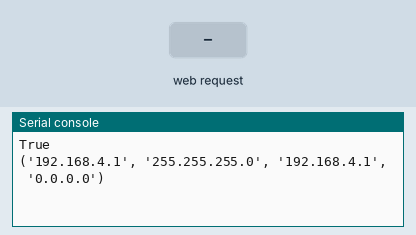
This program was run on a simulated ESP32 board running MicroPython. On the bench: the last lines printed to the serial console. The test bench sets the inputs (shaded band). The board's own WiFi access point starts at once; outgoing connections fail. At 7.8 s the program stops and its outputs stay as they are.

Above: at 1.2 s.
1.3 s: HTTP request GET /?firstname received
At 1.7 s:
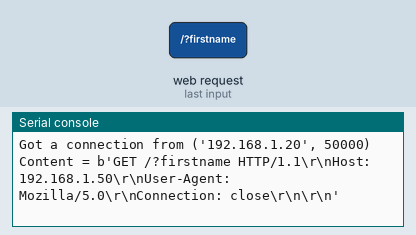
At 3.1 s:
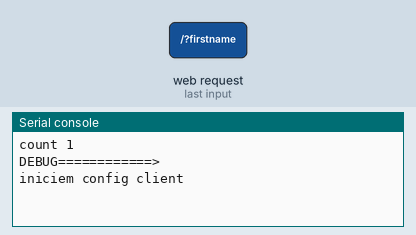

The program:

ncap.py
```python
#Universitat de Barcelona. Domotica
#2019
#Authors:
#         Alvaro Baucells Costa
#         Arnau Vicente Puiggros - GitHub: @arnaudeveloper

import network
import machine
import socket
import utime
import struct

s=None
data=''
essid='NCAP'
password='esp32ibz'

def init():
  global TIM1_NAME
  global Channel1_TIM1_NAME
  global Units_Channel1_TIM1_NAME
  global Value_Channel1_TIM1_NAME
  global Channel2_TIM1_NAME
  global Units_Channel2_TIM1_NAME
  global Value_Channel2_TIM1_NAME
  global TIM2_NAME
  global Channel1_TIM2_NAME
  global Units_Channel1_TIM2_NAME
  global Value_Channel1_TIM2_NAME
  global Channel2_TIM2_NAME
  global Units_Channel2_TIM2_NAME
  global Value_Channel2_TIM2_NAME

  TIM1_NAME="TIM1_NAME"
  Channel1_TIM1_NAME="NAME1"
  Units_Channel1_TIM1_NAME="NAME1"
  Value_Channel1_TIM1_NAME="NAME1"
  Channel2_TIM1_NAME="NAME1"
  Units_Channel2_TIM1_NAME="NAME1"
  Value_Channel2_TIM1_NAME="NAME1"
  TIM2_NAME="NAME1"
  Channel1_TIM2_NAME="NAME1"
  Units_Channel1_TIM2_NAME="NAME1"
  Value_Channel1_TIM2_NAME="NAME1"
  Channel2_TIM2_NAME="NAME1"
  Units_Channel2_TIM2_NAME="NAME1"
  Value_Channel2_TIM2_NAME="NAME1"

def web_page():
  html = """
  <html>
    <head> <title>ESP Web Server</title> <meta name="viewport" content="width=device-width, initial-scale=1">
    <link rel="icon" href="data:,">
      <style>html{font-family: Helvetica; display:inline-block; margin: 0px auto; text-align: center;}
    				h1{color: #0F3376; padding: 2vh;}p{font-size: 1.5rem;}
        			.button{display: inline-block; background-color: #e7bd3b; border: none;border-radius: 4px; color:white; padding: 16px 40px; text-decoration: none; font-size: 30px; margin: 2px; cursor: 									pointer;}
    				.button2{background-color: #0000FF;}
       				.button3{background-color: #FF0000;}
      </style>
    </head>
    <body> <h1>ESP Web Server</h1>
	<h2 style="text-align: center;">Tim 1: """+TIM1_NAME+""" <a href="/?led=TIM1"><button class="button">READ</button></a></h2>
	<ul>
	<li style="text-align: center;">Channel 1: """+Channel1_TIM1_NAME +"""
	<ul>
	<li style="text-align: center;">Units: """+Units_Channel1_TIM1_NAME+"""</li>
	<li style="text-align: center;">Value: """+Value_Channel1_TIM1_NAME+"""</li>
	</ul>
	</li>
	</ul>
	<ul>
	<li style="text-align: center;">Channel 2: """+Channel2_TIM1_NAME+"""
	<ul>
	<li style="text-align: center;">Units: """+Units_Channel2_TIM1_NAME+"""</li>
	<li style="text-align: center;">Value: """+Value_Channel2_TIM1_NAME+"""</li>
	</ul>
	</li>
	</ul>
	<h2 style="text-align: center;">Tim 2: """+TIM2_NAME+""" <a href="/?led=TIM2"><button class="button button3">READ</button></a></h2>
	<ul>
	<li style="text-align: center;">Channel 1: """+Channel1_TIM2_NAME+"""
	<ul>
	<li style="text-align: center;">Units: """+Units_Channel1_TIM2_NAME+"""</li>
	<li style="text-align: center;">Value: """+Value_Channel1_TIM2_NAME+"""</li>
	</ul>
	</li>
	</ul>
	<ul>
	<li style="text-align: center;">Channel 2: """+Channel2_TIM2_NAME+"""
	<ul>
	<li style="text-align: center;">Units: """+Units_Channel2_TIM2_NAME+"""</li>
	<li style="text-align: center;">Value: """+Value_Channel2_TIM2_NAME+"""</li>
	</ul>
	</li>
	</ul>

      <h1>Send Function</h1>
      <form action='wifi.py' method='get'>
        <label for="myname">Command input</label>
        <input id="myname" type="text" name="firstname" value="write your command" />
        <input type="submit">
      </form>
    </body>
  </html>
  """
  return html

def Configuracio_acces_point(essid,password):
  global ap
  ap = network.WLAN(network.AP_IF)                                        #Configurem l'ESP32 com Acces Point
  ap.active(True)                                                         #Activem l'Acces Point
  ap.config(essid=essid, authmode=network.AUTH_WPA_WPA2_PSK, password=password)          #Configurem l'Acces Point. SSID+ PASSWD

  print(ap.active())                                                      #Printar l'estat
  print(ap.ifconfig())                                                    #Printar la configuracio

def Envia_comanda_al_TIM(ip_TIM,msg):
  p2=2005                                                     #Port per on l'NCAP fa les seves comandes
  #msg='hola servidor'                                       #Comanda


  print('iniciem config client')

  #addr_info = socket.getaddrinfo("towel.blinkenlights.nl", 23)          #MAGIC!
  #print(addr_info)                                                      #MAGIC!

  #s=socket.socket(socket.AF_INET, socket.SOCK_STREAM)         #Creem un socket
  #s.close()                                                   #Tanquem el socket

  utime.sleep_ms(5000)                                        #Delay

  s=socket.socket(socket.AF_INET, socket.SOCK_STREAM)       #Creem el socket

  s.connect((ip_TIM, p2))                                   #Ens connectem al socket


  s.send(msg)                                               #Enviem la comanda

  data=s.recv(1024)                                         #Capturem la resposta
  print(data)                                               #Printem la resposta
  s.close()                                                 #Tanquem la connexio
  utime.sleep_ms(5000)                                      #Delay

  return data


#---Code----
#-----------------

init()    #inici varaibles

Configuracio_acces_point(essid,password)                  #Configurem l'NCAP com Acces Point


ip=ap.ifconfig()[0]                                         #Obtenim la IP propia
port=2000                                                   #Port que utilitzarem per rebre les dades dels TIMs

#Configuracio_del_socket_server(ip,port)
s = socket.socket(socket.AF_INET, socket.SOCK_STREAM)       #Creem un socket
s.bind((ip,port))                                           #Enllecem la ip amb el  port
s.listen(5)                                                 #Numero maxim de clients, simultanis

count=0                                                     #Variable que ens serveix per contar el num de TIMs connectats

while count<1:            #Aquest while estara actiu fins que tots els TIMs s'han connectat

  conn, addr = s.accept()                                   #Crea una connexio quan el client envia un request
  print('Got a connection from %s' % str(addr))

  request = conn.recv(1024)                                 #Capturem el missatge del client
  request = str(request)                                    #Ho convertim a string
  print('Content = %s' % request)                           #Printem el missatge

  utime.sleep_ms(500)                                       #Delay

  ip_TIM=request.split("'")[1]                              #Separem la IP del TIM
  print('ip del tim:', ip_TIM)

  response = ip_TIM + '+ ok'                                #Creem la reposta
  conn.sendall(response)                                    #Enviem la resposta

  conn.close()                                              #Tanquem la connexio

  count=count+1                                             #Contador de ESP connectats
  print('count',count)                                      #Printem el num. de TIMs connectats

  if count==1:                                              #Si hem arribat al limit de connexions tanquem el socket
    print("DEBUG============>")
    s.close()


#A partir d'aquest punt l'NCAP tanca el socket 2000, i  actua com a client


'''s = socket.socket(socket.AF_INET, socket.SOCK_STREAM)
s.bind((ip, 80))
s.listen(5)'''
try:

  while True:


    '''conn, addr = s.accept()
    print('Got a connection from %s' % str(addr))

    request = conn.recv(1024)
    request = str(request)
    print('Content = %s' % request)  #Printa tot el que ha capturat

    if 'firstname' in request:
      name = request.split('=')[1]
    else:
      name = 'No name'

    #Afegint box funciona??

    #second_value_html = request.find('/?firstname')
    #second_value_html = request.find('/?value')


    #name = value_html.split('=')[1]
    print('Aqui va el que he capturat----->>>')
    #print(second_value_html)
    msg=name.split()[0]
    print(name.split()[0])


    response = web_page()
    conn.send('HTTP/1.1 200 OK\n')
    conn.send('Content-Type: text/html\n')
    conn.send('Connection: close\n\n')
    conn.sendall(response)
    conn.close()'''
    #debug
    msg=128
    env=struct.pack('h', msg)


    Envia_comanda_al_TIM(ip_TIM,env)

except:
  if (s):
    s.close()                       #si esta obert el socket, el tanca per evitar problemes a l'hora de tornar-lo a obrir en un futur
  ap.disconnect()               #si s'ha parat el programa, es desconecta de la xarxa
  ap.active(False)
```

Measured:
- after the input at 1.3 s, the serial console: prints a new line at once (image 1)
